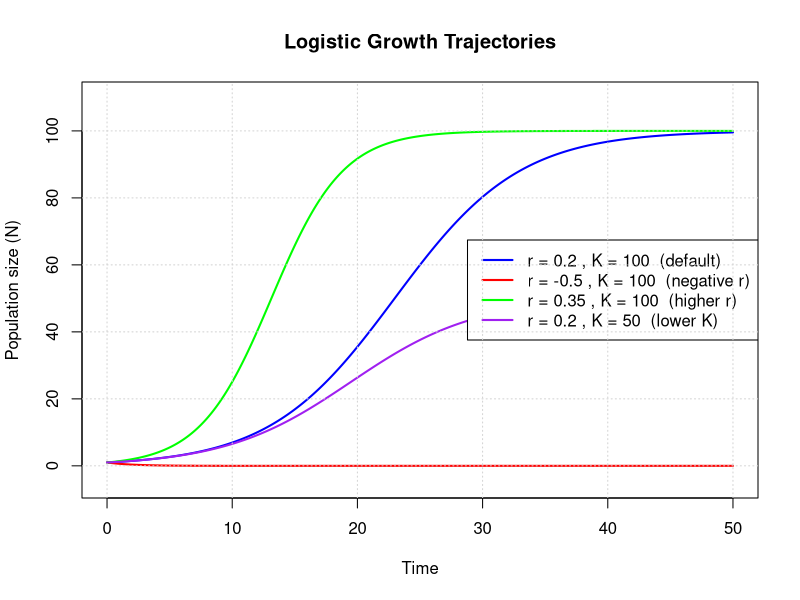
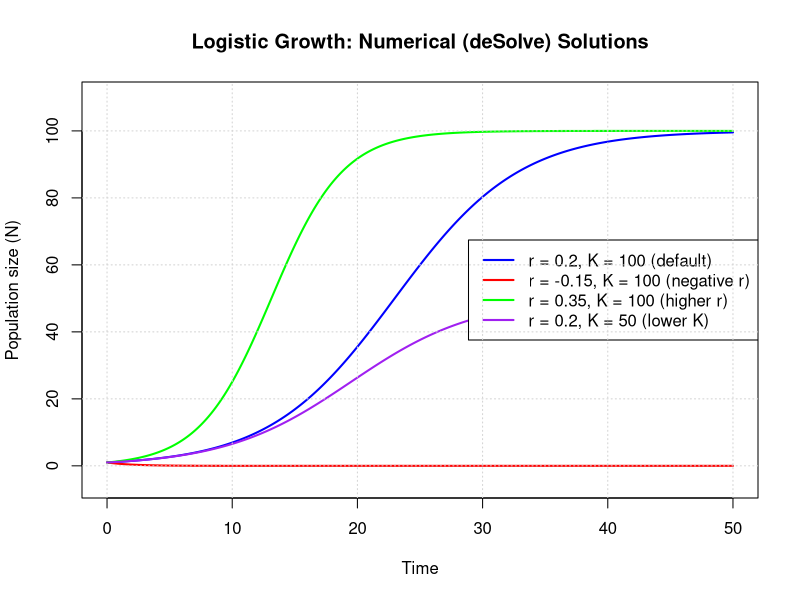

Generate these figures, in order, with R:
## ---- chunk 1
#| fig-cap: "Logistic growth trajectories with different parameters"
#| label: fig-logistic-trajectories

# Analytical solution to logistic growth equation
# N(t) = K / (1 + ((K - N0) / N0) * exp(-r * t))

# Time vector
t <- seq(0, 50, length.out = 1000)
N0 <- 1  # Initial population size

# Define four parameter sets
# Default case
r1 <- 0.2
K1 <- 100

# Negative r
r2 <- -0.5
K2 <- 100

# Slightly higher r
r3 <- 0.35
K3 <- 100

# Same r as default, but lower K
r4 <- 0.2
K4 <- 50

# Calculate trajectories using the analytical solution
logistic <- function(t, N0, r, K) {
  K / (1 + ((K - N0) / N0) * exp(-r * t))
}

N1 <- logistic(t, N0, r1, K1)
N2 <- logistic(t, N0, r2, K2)
N3 <- logistic(t, N0, r3, K3)
N4 <- logistic(t, N0, r4, K4)

# Create plot
plot(t, N1, type = "l", lwd = 2, col = "blue",
     xlab = "Time", ylab = "Population size (N)",
     ylim = c(-5, 110), main = "Logistic Growth Trajectories")
lines(t, N2, lwd = 2, col = "red")
lines(t, N3, lwd = 2, col = "green")
lines(t, N4, lwd = 2, col = "purple")

# Add legend
legend("right",
       c(paste("r =", r1, ", K =", K1, " (default)"),
         paste("r =", r2, ", K =", K2, " (negative r)"),
         paste("r =", r3, ", K =", K3, " (higher r)"),
         paste("r =", r1, ", K =", K4, " (lower K)")),
       col = c("blue", "red", "green", "purple"),
       lwd = 2)

# Add grid
grid()
## ---- chunk 2
#| fig-cap: "Logistic growth: numerical vs analytical solutions"
#| label: fig-logistic-desolve

library(deSolve)

# Define the logistic growth ODE system
logistic_ode <- function(t, state, params) {
  N <- state
  r <- params["r"]
  K <- params["K"]

  dN_dt <- r * N * (1 - N / K)

  list(dN_dt)
}

# Time vector for numerical solution
times <- seq(0, 50, by = 0.1)
N0 <- 1

# Parameter sets (same as before)
params_list <- list(
  list(r = 0.2, K = 100, name = "default", col = "blue"),
  list(r = -0.5, K = 100, name = "negative r", col = "red"),
  list(r = 0.35, K = 100, name = "higher r", col = "green"),
  list(r = 0.2, K = 50, name = "lower K", col = "purple")
)

# Create plot
plot(NA, NA, xlim = c(0, 50), ylim = c(-5, 110),
     xlab = "Time", ylab = "Population size (N)",
     main = "Logistic Growth: Numerical (deSolve) Solutions")

# Solve and plot for each parameter set
for (params in params_list) {
  out <- ode(y = N0, times = times, func = logistic_ode,
             parms = c(r = params$r, K = params$K))

  lines(out[, 1], out[, 2], lwd = 2, col = params$col)
}

# Add legend
legend("right",
       c("r = 0.2, K = 100 (default)",
         "r = -0.15, K = 100 (negative r)",
         "r = 0.35, K = 100 (higher r)",
         "r = 0.2, K = 50 (lower K)"),
       col = c("blue", "red", "green", "purple"),
       lwd = 2)

grid()
